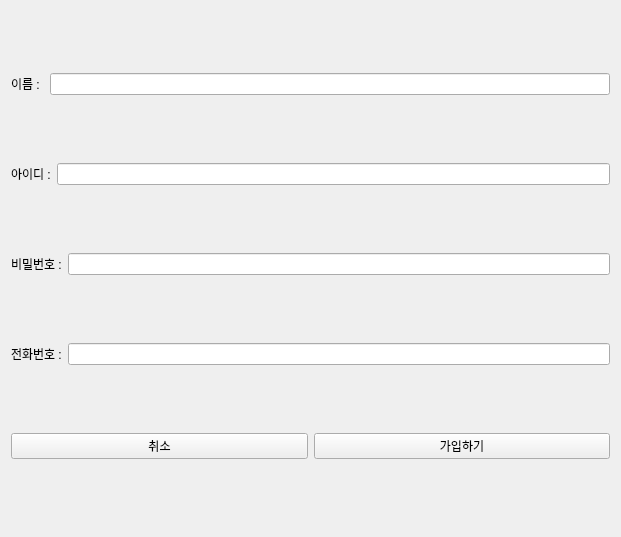
<?xml version="1.0" encoding="UTF-8"?>
<ui version="4.0">
 <class>SingupView</class>
 <widget class="QWidget" name="SingupView">
  <property name="geometry">
   <rect>
    <x>0</x>
    <y>0</y>
    <width>621</width>
    <height>537</height>
   </rect>
  </property>
  <property name="windowTitle">
   <string>Form</string>
  </property>
  <layout class="QVBoxLayout" name="verticalLayout">
   <item>
    <layout class="QHBoxLayout" name="name_Layout">
     <item>
      <widget class="QLabel" name="name_Label">
       <property name="text">
        <string>이름 : </string>
       </property>
      </widget>
     </item>
     <item>
      <widget class="QLineEdit" name="name_LineEdit"/>
     </item>
    </layout>
   </item>
   <item>
    <layout class="QHBoxLayout" name="id_Layout">
     <item>
      <widget class="QLabel" name="id_Label">
       <property name="text">
        <string>아이디 :</string>
       </property>
      </widget>
     </item>
     <item>
      <widget class="QLineEdit" name="id_LineEdit"/>
     </item>
    </layout>
   </item>
   <item>
    <layout class="QHBoxLayout" name="pw_Layout">
     <item>
      <widget class="QLabel" name="pw_Label">
       <property name="text">
        <string>비밀번호 :</string>
       </property>
      </widget>
     </item>
     <item>
      <widget class="QLineEdit" name="pw_LineEdit"/>
     </item>
    </layout>
   </item>
   <item>
    <layout class="QHBoxLayout" name="phoneNUM_Layout">
     <item>
      <widget class="QLabel" name="phoneNUM_Label">
       <property name="text">
        <string>전화번호 :</string>
       </property>
      </widget>
     </item>
     <item>
      <widget class="QLineEdit" name="phoneNUM_LineEdit"/>
     </item>
    </layout>
   </item>
   <item>
    <layout class="QHBoxLayout" name="button_Layout">
     <item>
      <widget class="QPushButton" name="cancel_Button">
       <property name="text">
        <string>취소</string>
       </property>
      </widget>
     </item>
     <item>
      <widget class="QPushButton" name="signin_Button">
       <property name="text">
        <string>가입하기</string>
       </property>
      </widget>
     </item>
    </layout>
   </item>
  </layout>
 </widget>
 <resources/>
 <connections/>
</ui>
